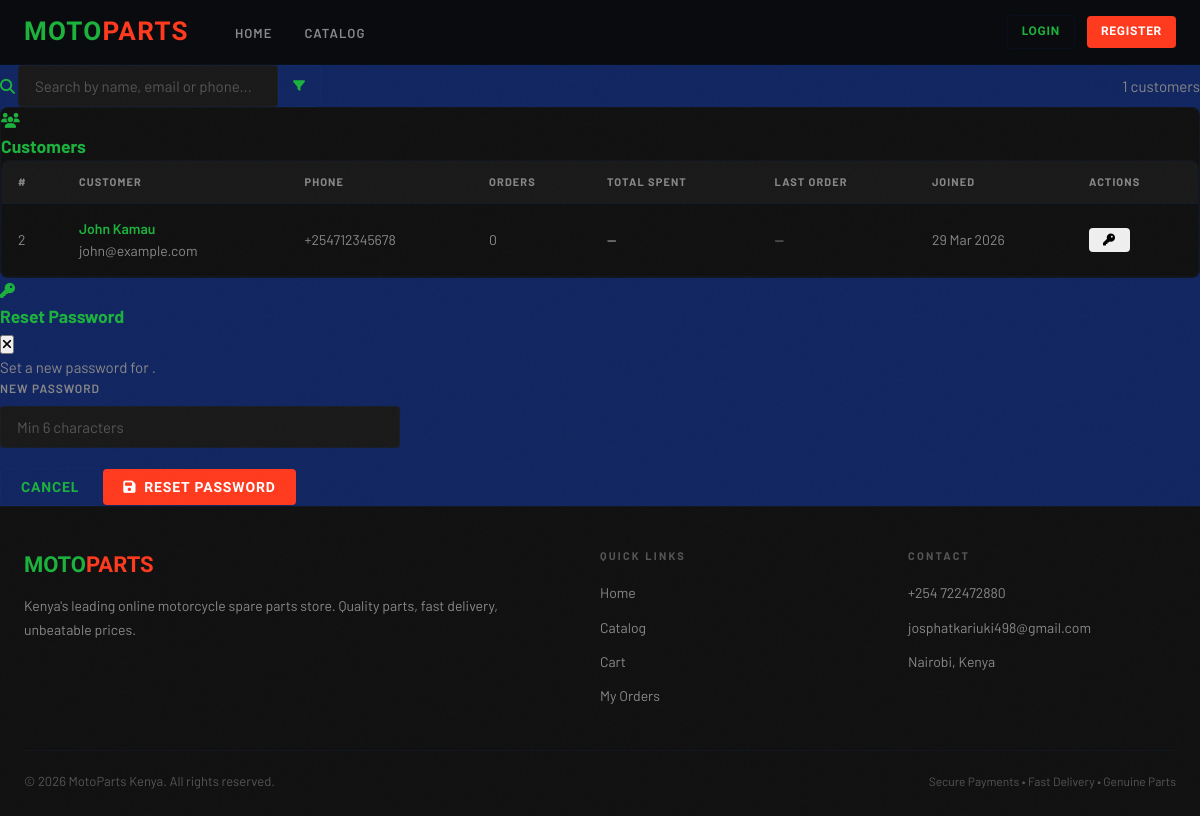
/customers.php (signed in), run on the app's committed database.
### tables this page shows
CREATE TABLE IF NOT EXISTS users (
    user_id     INT          NOT NULL AUTO_INCREMENT,
    name        VARCHAR(100) NOT NULL,
    email       VARCHAR(150) NOT NULL,
    password    VARCHAR(255) NOT NULL,
    phone       VARCHAR(20)  DEFAULT NULL,
    address     TEXT         DEFAULT NULL,
    role        ENUM('admin','customer') NOT NULL DEFAULT 'customer',
    created_at  TIMESTAMP    NOT NULL DEFAULT CURRENT_TIMESTAMP,
    updated_at  TIMESTAMP    NOT NULL DEFAULT CURRENT_TIMESTAMP ON UPDATE CURRENT_TIMESTAMP,
    PRIMARY KEY (user_id),
    UNIQUE KEY uq_email (email)
);

### admin/includes/db.php (called while the page is built, shortened)
<?php
if (!function_exists('sanitize')) {
    function sanitize($data) {
        return htmlspecialchars(strip_tags(trim((string)$data)), ENT_QUOTES, 'UTF-8');
    }
}

### customers.php (the view, shortened to what this page needs)
<?php
require_once __DIR__ . '/includes/db.php';
$db = getDB();
$search  = trim($_GET['search'] ?? '');
$page    = max(1,(int)($_GET['page'] ?? 1));
$perPage = 15;
$offset  = ($page-1)*$perPage;
$where = "role='customer'";
$_r = $db->query("SELECT COUNT(*) c FROM users WHERE $where"); $total = $_r ? (int)$_r->fetch_assoc()['c'] : 0;
$customers = $db->query("
    SELECT u.*,
      (SELECT COUNT(*) FROM orders WHERE user_id=u.user_id) as order_count,
      (SELECT COALESCE(SUM(total_amount),0) FROM orders WHERE user_id=u.user_id) as total_spent,
      (SELECT MAX(order_date) FROM orders WHERE user_id=u.user_id) as last_order
    FROM users u
    WHERE $where
    ORDER BY u.created_at DESC
    LIMIT $perPage OFFSET $offset
");
require_once __DIR__ . '/includes/header.php';
?>
<div class="flex items-center justify-between mb-4">
  <form class="flex gap-2" method="GET">
    <div class="search-box">
      <i class="fas fa-search"></i>
      <input class="form-control" style="width:260px;" name="search" placeholder="Search by name, email or phone..." value="<?= htmlspecialchars($search) ?>">
    </div>
    <button class="btn btn-outline btn-sm" type="submit"><i class="fas fa-filter"></i></button>
  </form>
  <div class="text-muted text-sm"><?= number_format($total) ?> customers</div>
</div>
<div class="card">
  <div class="card-header">
    <i class="fas fa-users" style="color:var(--blue);"></i>
    <h3>Customers</h3>
  </div>
  <div class="table-wrap">
    <table>
      <thead>
        <tr>
          <th>#</th>
          <th>Customer</th>
          <th>Phone</th>
          <th>Orders</th>
          <th>Total Spent</th>
          <th>Last Order</th>
          <th>Joined</th>
          <th>Actions</th>
        </tr>
      </thead>
      <tbody>
        <?php while ($c = $customers->fetch_assoc()): ?>
        <tr>
          <td class="text-muted text-xs"><?= $c['user_id'] ?></td>
          <td>
            <div style="font-weight:600;"><?= sanitize($c['name']) ?></div>
            <div class="text-xs text-muted"><?= sanitize($c['email']) ?></div>
          </td>
          <td class="text-sm text-muted"><?= sanitize($c['phone'] ?? '—') ?></td>
          <td>
            <?php if ($c['order_count']>0): ?>
            <a href="orders.php?search=<?= urlencode($c['name']) ?>" style="color:var(--blue);font-weight:600;"><?= $c['order_count'] ?></a>
            <?php else: ?><span class="text-muted">0</span><?php endif; ?>
          </td>
          <td style="font-weight:600;">
            <?php if ($c['total_spent']>0): ?>
            <span style="color:var(--green);">KSh <?= number_format($c['total_spent']) ?></span>
            <?php else: ?><span class="text-muted">—</span><?php endif; ?>
          </td>
          <td class="text-sm text-muted">
            <?= $c['last_order'] ? date('d M Y', strtotime($c['last_order'])) : '—' ?>
          </td>
          <td class="text-sm text-muted"><?= date('d M Y', strtotime($c['created_at'])) ?></td>
          <td>
            <button class="btn btn-ghost btn-sm" title="Reset Password"
              onclick="resetPw(<?= $c['user_id'] ?>, '<?= sanitize($c['name']) ?>')">
              <i class="fas fa-key"></i>
            </button>
          </td>
        </tr>
        <?php endwhile; ?>
      </tbody>
    </table>
  </div>
</div>
<div class="modal-overlay" id="resetModal">
  <div class="modal" style="max-width:400px;">
    <div class="modal-header">
      <i class="fas fa-key" style="color:var(--yellow);"></i>
      <h3>Reset Password</h3>
      <button class="modal-close" onclick="closeModal('resetModal')"><i class="fas fa-times"></i></button>
    </div>
    <form method="POST">
      <div class="modal-body">
        <p class="text-sm text-muted mb-4">Set a new password for <strong id="reset_name"></strong>.</p>
        <div class="form-group">
          <label class="form-label">New Password</label>
          <input type="password" name="new_password" class="form-control" required minlength="6" placeholder="Min 6 characters">
        </div>
      </div>
      <div class="modal-footer">
        <button type="button" class="btn btn-outline" onclick="closeModal('resetModal')">Cancel</button>
        <button type="submit" class="btn btn-primary"><i class="fas fa-save"></i> Reset Password</button>
      </div>
    </form>
  </div>
</div>
<?php require_once __DIR__ . '/includes/footer.php'; ?>

### assets/css/style.css (style rules this page uses)
:root { --primary: #FF3B1F; --primary-dark: #CC2E16; --primary-glow: rgba(65, 53, 193, 0.2); --secondary: #122661; --surface: #111111; --surface-2: #1A1A1A; --surface-3: #222222; --border: rgba(25, 97, 185, 0.08); --border-accent: rgba(255,59,31,0.3); --text-primary: #1cb23d; --text-secondary: #888888; --text-muted: #555555; --success: #22C55E; --warning: #F59E0B; --danger: #EF4444; --info: #3B82F6; --font-display: 'Barlow Condensed', sans-serif; --font-body: 'Barlow', sans-serif; --radius: 4px; --radius-lg: 8px; --shadow: 0 4px 20px rgba(0,0,0,0.4); --shadow-red: 0 4px 30px rgba(255,59,31,0.25); }
*, *::before, *::after { box-sizing: border-box; margin: 0; padding: 0; }
body { background: var(--secondary); color: var(--text-primary); font-family: var(--font-body); font-size: 15px; line-height: 1.6; min-height: 100vh; }
body::before { content: ''; position: fixed; inset: 0; pointer-events: none; z-index: 0; opacity: 0.4; }
.btn { display: inline-flex; align-items: center; gap: 8px; padding: 10px 20px; border-radius: var(--radius); font-family: var(--font-display); font-size: 14px; font-weight: 700; letter-spacing: 0.06em; text-transform: uppercase; border: none; cursor: pointer; text-decoration: none; transition: all 0.2s; white-space: nowrap; }
.btn-primary { background: var(--primary); color: white; }
.btn-outline { background: transparent; border: 1px solid var(--border); color: var(--text-primary); }
.btn-sm { padding: 6px 14px; font-size: 12px; }
.card { background: var(--surface); border: 1px solid var(--border); border-radius: var(--radius-lg); overflow: hidden; transition: all 0.3s; }
.form-group { margin-bottom: 20px; }
.form-label { display: block; font-size: 12px; font-weight: 600; letter-spacing: 0.08em; text-transform: uppercase; color: var(--text-secondary); margin-bottom: 8px; }
.form-control { width: 100%; background: var(--surface-2); border: 1px solid var(--border); border-radius: var(--radius); color: var(--text-primary); font-family: var(--font-body); font-size: 15px; padding: 11px 16px; transition: border-color 0.2s; outline: none; }
.form-control::placeholder { color: var(--text-muted); }
.table-wrap { overflow-x: auto; border-radius: var(--radius-lg); border: 1px solid var(--border); }
table { width: 100%; border-collapse: collapse; }
thead { background: var(--surface-2); }
th { padding: 12px 16px; text-align: left; font-size: 11px; font-weight: 700; letter-spacing: 0.1em; text-transform: uppercase; color: var(--text-secondary); border-bottom: 1px solid var(--border); white-space: nowrap; }
td { padding: 14px 16px; border-bottom: 1px solid rgba(255,255,255,0.04); font-size: 14px; vertical-align: middle; }
tr:last-child td { border-bottom: none; }
.text-muted { color: var(--text-secondary); }
.flex { display: flex; }
.items-center { align-items: center; }
.justify-between { justify-content: space-between; }

### data on the page
users: user_id "2", name "John Kamau", email "john@example.com", phone "+254712345678", created_at "29 Mar 2026"

### other printed values
$total "1"
SITE_NAME "MotoParts Kenya"
